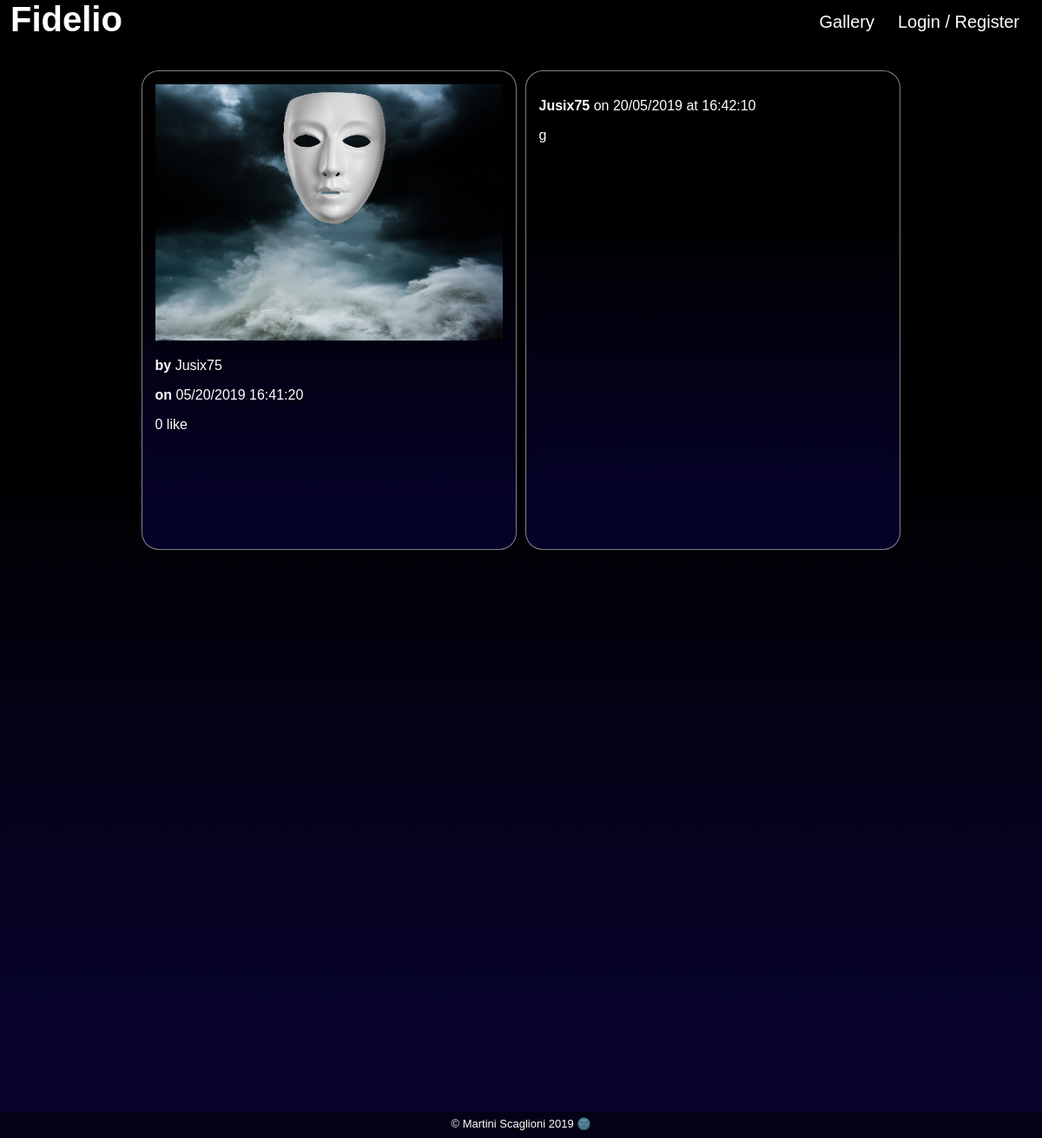
Page /index.php?view=picture&id=38 on the earlier database version.
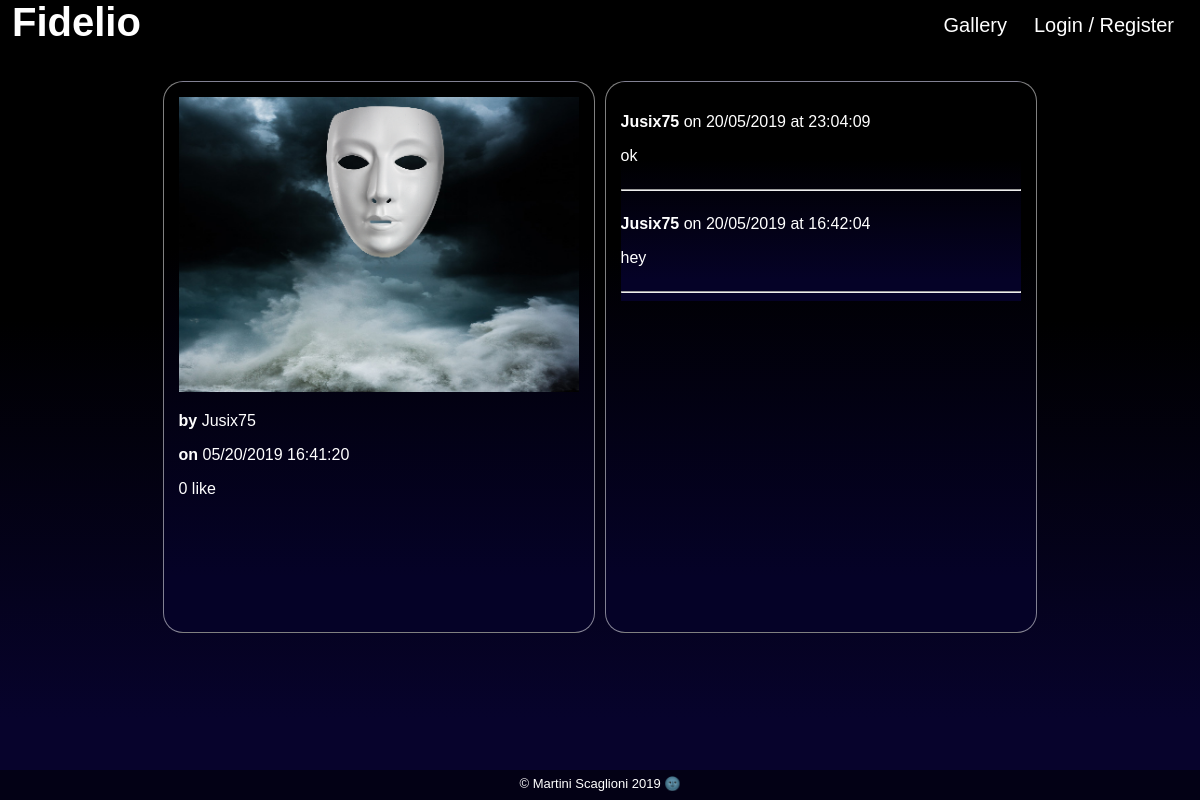
Same page on the later database version.
### tables this page shows
CREATE TABLE `pictures` (
  `picture_id` int(11) NOT NULL,
  `user_id` int(100) NOT NULL,
  `content` text NOT NULL
);

CREATE TABLE `users` (
  `user_id` int(11) NOT NULL,
  `user_name` varchar(100) NOT NULL,
  `user_email` varchar(100) NOT NULL,
  `user_password` text NOT NULL,
  `hash` text NOT NULL,
  `account_valid` int(11) NOT NULL,
  `notifications` int(1) NOT NULL
);

CREATE TABLE `comments` (
  `id` int(11) NOT NULL,
  `picture_id` int(11) NOT NULL,
  `user_id` int(100) NOT NULL,
  `comment` text NOT NULL,
  `comment_date` datetime NOT NULL
);

### model/PictureManager.php (called while the page is built, shortened)
<?
class PictureManager extends Manager
{
    public function getPictures($picture_id)
    {
        $db = $this->dbConnect();
        if ($picture_id != '')
        {
            $pictures = $db->query("SELECT picture_id, user_id, content FROM pictures WHERE picture_id = '$picture_id'");
        }
        else
        {
            $pictures = $db->query('SELECT picture_id, user_id, content FROM pictures ORDER BY picture_id DESC');
        }
        return $pictures;
    }
}

### model/UserManager.php (called while the page is built, shortened)
<?
class UserManager extends Manager
{
    public function getUsers()
    {
        $db = $this->dbConnect();
        $req = $db->query("SELECT user_id, user_name, user_email, user_password, hash, account_valid, notifications FROM users ORDER BY user_id");
        return $req;
    }
}

### model/CommentManager.php (called while the page is built, shortened)
<?
class CommentManager extends Manager
{
    public function getComments()
    {
        $db = $this->dbConnect();
        $comments = $db->query('SELECT id, picture_id, user_id, comment, DATE_FORMAT(comment_date, \'%d/%m/%Y at %H:%i:%s\') AS comment_date_fr FROM comments ORDER BY id ASC');
        return $comments;
    }
}

### view/pictureView.php (the view, shortened to what this page needs)
        <div class="main_nav">
            <?php
                $user = $users->fetchAll();
                $comment = $comments->fetchAll();
                $like = $likes->fetchAll();
                $pictures = $gallery->fetchAll();
                $likes_nb = 0;
                for ($i = 0; $pictures[$i]; $i++)
                {
                    if ($pictures[$i]['picture_id'] == $picture_id)
                    {
                        $img = $pictures[$i]['content'];
                        $picture_was_taken_by = $pictures[$i]['user_id'];
                    }
                }
                for ($i = 0; $user[$i]; $i++)
                {
                    if ($picture_was_taken_by == $user[$i]['user_id'])
                    {
                        $picture_author = $user[$i]['user_name'];
                    }
                }
                for ($i = 0; $like[$i]; $i++)
                {
                    if ($like[$i]['picture_id'] == $picture_id)
                    {
                        $likes_nb++;
                    }
                    if ($like[$i]['picture_id'] == $picture_id && $like[$i]['user_id'] == $loggued_user_id)
                    {
                        $user_has_liked = 1;
                    }
                }
                $date = strstr($img, ':');
                $date = substr($date, 1);
                $date = strtok($date, '.');
            ?>
            <div class="picture_view">
                <?php
                    echo '<img class="single-picture" src="pictures/snaps/'.$img.'"/>';
                ?>
                <p><strong>by </strong><?= $picture_author ?></p>
                <p><strong>on </strong><?= date('m/d/Y H:i:s', $date) ?></p>
                <?php
                    if ($likes_nb < 2)
                    {
                        echo '<p id="likes"> '.$likes_nb.' like</p>';
                    } else {
                        echo '<p id="likes"> '.$likes_nb.' likes</p>';
                    }
                ?>
            </div>
            <div class="comment_view">
                <?php
                    for ($i = 0; $comment[$i]; $i++)
                    {
                        if ($comment[$i]['picture_id'] == $picture_id)
                        {
                            $j++;
                        }
                    }
                    if ($j > 0)
                    {
                        if ($_SESSION['loggued_on_user'])
                        {
                            $section = 'comments_section';
                        } else {
                            $section = 'comments_section_full';
                        }
                ?>
                <section class="<?= $section ?>">
                    <?php
                        for ($i = 0; $comment[$i]; $i++)
                        {
                            $i++;
                        }
                        while ($i-- > 0)
                        {
                            if ($comment[$i]['picture_id'] == $picture_id)
                            {
                    ?>
                        <div class='single_comment' style="overflow: hidden">
                            <p><strong><?= htmlspecialchars($picture_author) ?></strong> on <?= $comment[$i]['comment_date_fr'] ?>
                            <p><?= nl2br(htmlspecialchars($comment[$i]['comment'])) ?></p>
                        </div>
                        <hr>
                    <?php
                            }
                        }
                    ?>
                </section>
                <?php
                    }
                    else {
                        echo '  <div class="picture_special_p">
                                    <p> No comments yet </p>
                                </div>';
                    }
                ?>
            </div>
        </div>
<?php $content = ob_get_clean(); ?>
<?php require('view/template.php'); ?>

### index.php (shortened to what this page needs)
<?php
require('controller/picturesController.php');
try {
    if (isset($_GET['view']))
    {
        if ($_GET['view'] == 'account')
        {
            require('view/userAccountView.php');
        }
        else if ($_GET['view'] == 'user')
        {
            require('view/userView.php');
        }
        else if ($_GET['view'] == 'camera')
        {
            showMainView();
        }
        else if ($_GET['view'] == 'picture' && isset($_GET['id']))
        {
            showMedia("picture", "", $_GET['id']);
        }
    }
}
catch(Exception $e) {
    $errorMessage = $e->getMessage();
    require('view/errorView.php');
}

### controller/picturesController.php (shortened to what this page needs)
<?php
require_once('model/CommentManager.php');
require_once('model/PictureManager.php');
require_once('model/UserManager.php');
function showMedia($arg, $page, $picture_id)
{
    $galleryManager = new PictureManager();
    $userManager = new UserManager();
    $commentManager = new CommentManager();
    $likesManager = new LikesManager();
    $gallery = $galleryManager->getPictures("");
    $users = $userManager->getUsers();
    $comments = $commentManager->getComments();
    $likes = $likesManager->getLikes();
    if ($arg == "picture")
    {
        require('view/pictureView.php');
    }
    else if ($arg = "gallery")
    {
        require('view/galleryView.php');
    }
}

### view/template.php (shortened to what this page needs)
<!DOCTYPE html>
<html>
    <head>
        <link href="public/css/style.css" rel="stylesheet" />
        <link rel="stylesheet" href="https://use.fontawesome.com/releases/v5.8.1/css/all.css">
    </head>
    <section id="container">
        <section id="header">
            <header>
                <div class="nav-menu" id="menu">
                    <h6 class="logo" onclick="location.href='index.php';" style="cursor:pointer;">Fidelio</h6>
                    <?php
                    if (!$_SESSION['loggued_on_user'])
                    {
                        echo '<a class="right" onclick=location.href="index.php?view=user" style="cursor:pointer;">Login / Register</a>';
                        echo '<a class="right" onclick=location.href="index.php?view=gallery&page=1" style="cursor:pointer;">Gallery</a>';
                    }
                    ?>
                </div>
            </header>
        </section>
        <section id="center">
            <?= $content ?>
        </section>
        <section id="footer">
            <footer>
                <p>© Martini Scaglioni 2019 🌚</p>
            </footer>
        </section>
    </section>
</html>

### public/css/style.css (style rules this page uses)
html, body { height: 100%; width: 100%; margin: 0; padding: 0; color: white; background-color: #000000; background-image: linear-gradient(180deg, #000000 40%, #07032c 90%); }
#container { display: grid; }
#footer { height: 30px; position: fixed; left: 0; bottom: 0; width: 100%; }
footer { background-color: rgba(0, 0, 0, 0.522); font-family: "Avenir",Arial,sans-serif; text-align: center; height: 30px; position: fixed; left: 0; bottom: 0; width: 100%; }
footer p { font-size: 13px; color: rgb(255, 255, 255); margin-top: 6px; margin-bottom: auto; }
p { font-family: "Avenir",Arial,sans-serif; }
a { cursor: pointer; }
#center { height: 88vh; width: 100vw; overflow: hidden; overflow-y: auto; }
.nav-menu { overflow: hidden; width: 100%; border-radius: 5px; }
.nav-menu a { float: right; display: block; text-align: right; color: rgb(255, 255, 255); padding: 14px 1px; text-decoration: none; font-size: 20px; }
a { font-family: "Avenir",Arial,sans-serif; text-decoration: none; color: blue; }
h6 { font-family: "Avenir",Arial,sans-serif; margin-top: 0px; height: 40px; margin: 0; }
.logo { margin-left: 1vw; font-size: 40px; float: left; }
.right { font-size: 20px; margin: 0 25px 0 0; float: right; }
.main_nav { display: block; margin-top: 30px; margin-left: auto; margin-right: auto; width: 875px; height: 77vh; }
.picture_view { border-radius: 20px; padding: 15px; border:1px solid rgba(255, 255, 255, 0.5); background: linear-gradient(180deg, #000000 30%, #050227 90%); float: left; display: inline; width: 400px; height: 520px; }
.comment_view { border-radius: 20px; padding: 15px; border:1px solid rgba(255, 255, 255, 0.5); background: linear-gradient(180deg, #000000 30%, #050227 90%); display: inline; float: left; height: 520px; width: 400px; margin-left: 10px; }
.single-picture { width: 400px; height: 295px; }
.comments_section_full { background: linear-gradient(180deg, #000000 30%, #050227 90%); background-color: rgb(255, 255, 255, 0.1); width: 400px; max-height: 520px; float: left; overflow: hidden; overflow-y: auto; }
.single_comment { width: 100%; }

Differences in the rows shown:
changed comments (number 1 of 2 on the later page): comment_date_fr "20/05/2019 at 16:42:10" → "20/05/2019 at 23:04:09"; comment "g" → "ok"
now on this page (row unchanged): comments: user.user_name "Jusix75", comment_date_fr "20/05/2019 at 16:42:04", comment "hey"
